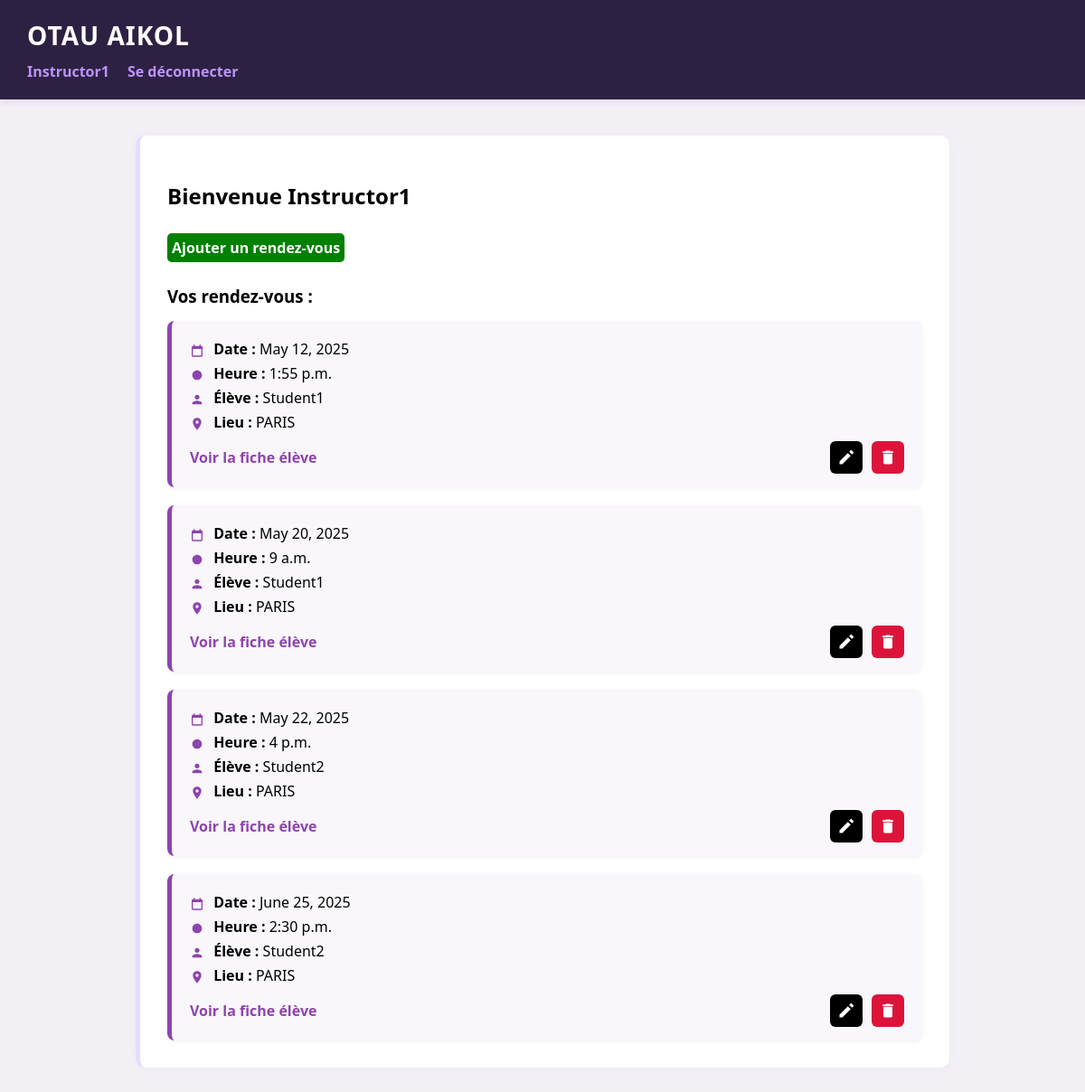
/app/instructor/dashboard/ (signed in), run on the app's committed database.
### auto_ecole/models.py (models this page shows, shortened)
class Instructor(models.Model):
    user = models.OneToOneField(User, on_delete=models.CASCADE)
    bio = models.TextField(blank=True, null=True)

class Appointment(models.Model):
    student = models.ForeignKey(Student, on_delete=models.CASCADE)
    instructor = models.ForeignKey(Instructor, on_delete=models.CASCADE)
    date = models.DateField()
    time = models.TimeField()
    location = models.CharField(max_length=100)

class Student(models.Model):
    user = models.OneToOneField(User, on_delete=models.CASCADE)
    hours_available = models.PositiveIntegerField(default=0)

### auto_ecole/views.py (the view)
# urls.py: path('instructor/dashboard/', instructor_dashboard, name='instructor_dashboard'),
@login_required
def instructor_dashboard(request):
    user = request.user
    try:
        instructor = Instructor.objects.get(user=user)
        appointments = Appointment.objects.filter(instructor=instructor).order_by('date', 'time')
    except Instructor.DoesNotExist:
        return render(request, 'instructor_dashboard.html', {
            'error': "Ce compte n'est pas lié à un profil instructeur."
        })
    return render(request, 'instructor_dashboard.html', {
        'instructor': instructor,
        'appointments': appointments
    })

### auto_ecole/templates/instructor_dashboard.html (shortened to what this page needs)
{% extends "base.html" %}
{% block content %}
    {% if error %}
        <p style="color: red;">{{ error }}</p>
    {% else %}
        <h2 style="margin-bottom: 30px;">Bienvenue {{ instructor.user.username }}</h2>
        <div style="margin-bottom: 30px;">
            <a href="{% url 'create_appointment_from_dashboard' %}" style="background-color: green; color: white; font-weight: bold; padding: 5px;border-radius: 5px; text-decoration: none;">
                Ajouter un rendez-vous
            </a>
        </div>
        <h3 style="margin-bottom: 15px;">Vos rendez-vous :</h3>
        {% if appointments %}
            <div style="display: flex; flex-direction: column; gap: 20px;">
                {% for rdv in appointments %}
                    <div style="background-color: #f9f7fb; border-left: 5px solid #8e44ad; padding: 15px 20px; border-radius: 8px; box-shadow: 0 2px 5px rgba(0,0,0,0.05);">
                    <p style="margin: 5px 0;">
                        <svg style="width:16px;height:16px;vertical-align:middle;margin-right:6px;" fill="#8e44ad" xmlns="http://www.w3.org/2000/svg" viewBox="0 0 24 24">
                        <path d="M19 4h-1V2h-2v2H8V2H6v2H5c-1.11 0-1.99.89-1.99 2L3 20a2 2 0 0 0 2 2h14a2 2 0 0 0 2-2V6c0-1.11-.89-2-2-2zm0 16H5V9h14v11z"/>
                        </svg>
                        <strong>Date :</strong> {{ rdv.date }}
                    </p>
                    <p style="margin: 5px 0;">
                        <svg style="width:16px;height:16px;vertical-align:middle;margin-right:6px;" fill="#8e44ad" xmlns="http://www.w3.org/2000/svg" viewBox="0 0 24 24">
                        <path d="M12 20c4.41 0 8-3.59 8-8s-3.59-8-8-8-8 3.59-8 8 3.59 8 8 8zm.5-13h-1v6l5.25 3.15.75-1.23-4.5-2.67V7z"/>
                        </svg>
                        <strong>Heure :</strong> {{ rdv.time }}
                    </p>
                    <p style="margin: 5px 0;">
                        <svg style="width:16px;height:16px;vertical-align:middle;margin-right:6px;" fill="#8e44ad" xmlns="http://www.w3.org/2000/svg" viewBox="0 0 24 24">
                        <path d="M12 12c2.21 0 4-1.79 4-4S14.21 4 12 4 8 5.79 8 8s1.79 4 4 4zm0 2c-2.67 0-8 1.34-8 4v2h16v-2c0-2.66-5.33-4-8-4z"/>
                        </svg>
                        <strong>Élève :</strong> {{ rdv.student.user.username }}
                    </p>
                    <p style="margin: 5px 0;">
                        <svg style="width:16px;height:16px;vertical-align:middle;margin-right:6px;" fill="#8e44ad" xmlns="http://www.w3.org/2000/svg" viewBox="0 0 24 24">
                        <path d="M12 2C8.13 2 5 5.13 5 9c0 5.25 7 13 7 13s7-7.75 7-13c0-3.87-3.13-7-7-7zm0 9.5c-1.38 0-2.5-1.12-2.5-2.5S10.62 6.5 12 6.5s2.5 1.12 2.5 2.5S13.38 11.5 12 11.5z"/>
                        </svg>
                        <strong>Lieu :</strong> {{ rdv.location }}
                    </p>
                        <div style="margin-top: 10px; display: flex; justify-content: space-between; align-items: center;">
                            <a href="{% url 'student_detail' rdv.student.id %}" style="text-decoration: none; font-weight: bold; color: #8e44ad;">
                            Voir la fiche élève
                            </a>
                            <div style="display: flex; gap: 10px; align-items: center;">
                            <a href="{% url 'edit_appointment' rdv.id %}" style="background-color: black; padding: 8px; border-radius: 6px; text-decoration: none; display: flex; align-items: center;" title="Modifier">
                                <svg style="width:20px;height:20px;fill:white;" xmlns="http://www.w3.org/2000/svg" viewBox="0 0 24 24">
                                <path d="M3 17.25V21h3.75l11.06-11.06-3.75-3.75L3 17.25zM21.41 6.34c.39-.39.39-1.02 0-1.41l-2.34-2.34a1 1 0 0 0-1.41 0l-1.83 1.83 3.75 3.75 1.83-1.83z"/>
                                </svg>
                            </a>
                            <form action="{% url 'delete_appointment' rdv.id %}" method="post" style="display:inline;">
                                <button type="submit" style="background-color: crimson; padding: 8px; border-radius: 6px; border: none; cursor: pointer; display: flex; align-items: center;" title="Annuler">
                                <svg style="width:20px;height:20px;fill:white;" xmlns="http://www.w3.org/2000/svg" viewBox="0 0 24 24">
                                    <path d="M6 19c0 1.1.9 2 2 2h8c1.1 0 2-.9 2-2V7H6v12zM19 4h-3.5l-1-1h-5l-1 1H5v2h14V4z"/>
                                </svg>
                                </button>
                            </form>
                            </div>
                        </div>
                    </div>
                {% endfor %}
            </div>
        {% else %}
            <p>Vous n’avez aucun rendez-vous prévu.</p>
        {% endif %}
    {% endif %}
{% endblock %}

### auto_ecole/templates/base.html (shortened to what this page needs)
<!DOCTYPE html>
<html lang="fr">
  <head>
  </head>
  <body>
    <header>
      <h1>OTAU AIKOL</h1>
      <nav>
        {% if user.is_authenticated %}
        <span>{{ user.username }} </span>
        <form action="/accounts/logout/" method="post">
          <button type="submit" style="font-size: medium;">Se déconnecter</button>
        </form>
        {% endif %}
      </nav>
    </header>
    <main>
      <div class="content-box">{% block content %} {% endblock %}</div>
    </main>
  </body>
</html>

### auto_ecole/templates/base.html (style rules this page uses)
body { font-family: "Segoe UI", Tahoma, Geneva, Verdana, sans-serif; background-color: #f2f0f5; margin: 0; padding: 0; }
header { background-color: #2d2143; color: white; padding: 20px 30px; box-shadow: 0 4px 6px rgba(189, 147, 249, 0.2); }
header h1 { margin: 0; font-size: 28px; letter-spacing: 1px; }
nav { margin-top: 10px; display: flex; align-items: center; gap: 20px; }
nav a, nav span { color: #bd93f9; text-decoration: none; font-weight: bold; transition: 0.3s; }
nav form { display: inline; }
nav button { background: none; border: none; color: #bd93f9; font-weight: bold; cursor: pointer; padding: 0; font-family: inherit; }
main { padding: 40px 20px; max-width: 900px; margin: 0 auto; }
.content-box { background-color: #ffffff; padding: 30px; border-radius: 10px; box-shadow: 0 0 10px rgba(189, 147, 249, 0.07); border-left: 5px solid #bd93f955; }

### data on the page
Instructor: user.username "Instructor1"
Appointment: date "May 12, 2025", time "1:55 p.m.", student.user.username "Student1", location "PARIS"
Appointment: date "May 20, 2025", time "9 a.m.", student.user.username "Student1", location "PARIS"
Appointment: date "May 22, 2025", time "4 p.m.", student.user.username "Student2", location "PARIS"
Appointment: date "June 25, 2025", time "2:30 p.m.", student.user.username "Student2", location "PARIS"

### other printed values
{{ user.username }} "Instructor1"
